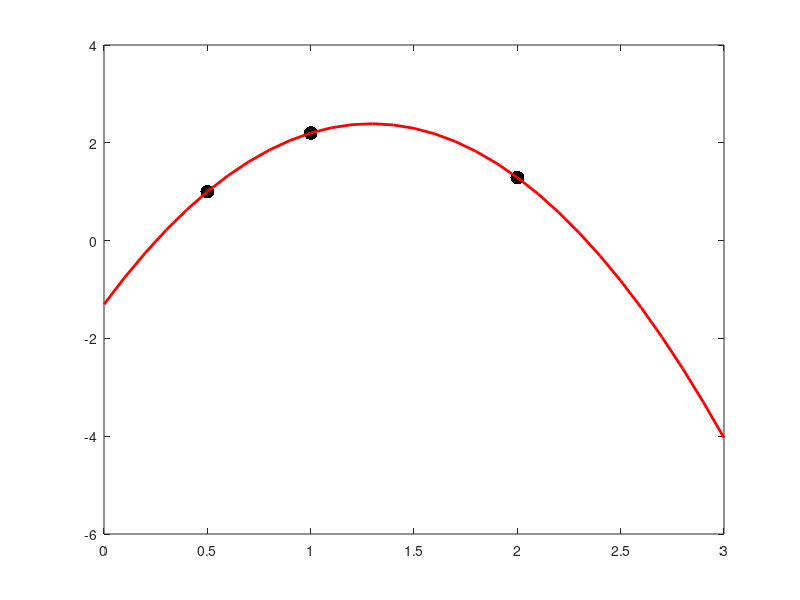

The MATLAB script that drew this image:
% MA 510 / CS 522: Numerical Methods
% Instructor: Prof. Andrea Arnold
%
% Linear Least Squares example

clear; close all; clc

% Data points
xpts = [0.5 1 2]';
ypts = [1 2.2 1.29]';

% Solve LS problem
X = [ones(3,1) xpts xpts.^2]; % design matrix
theta = (X'*X)\(X'*ypts)

f_model = @(x) theta(1)+theta(2)*x+theta(3)*x.^2;

figure(1);
plot(xpts,ypts,'.k','MarkerSize',30);
hold on;
plot(0:.1:3,f_model(0:.1:3),'-r','LineWidth',2);
hold off;

